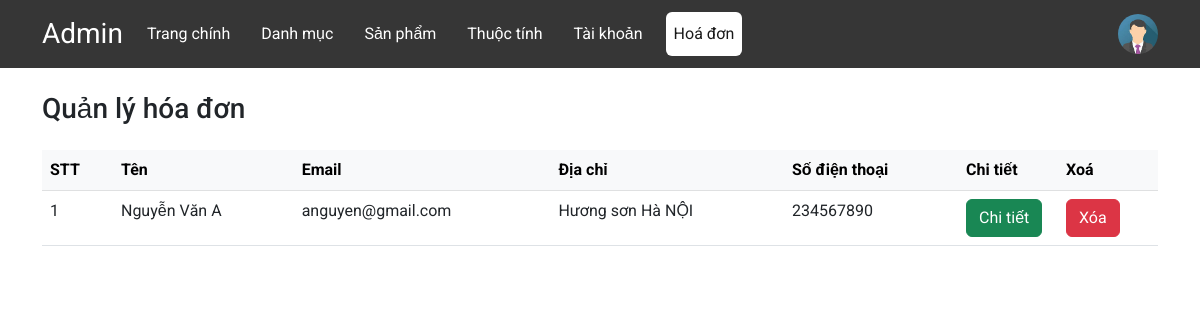
Screenshot of /admin/index.php?url=order with the database file from the repository.
### tables this page shows
CREATE TABLE `order` (
  `hd_id` int(11) NOT NULL,
  `kh_name` varchar(255) NOT NULL,
  `kh_email` varchar(255) NOT NULL,
  `kh_phone` varchar(255) NOT NULL,
  `kh_address` varchar(255) NOT NULL,
  `kh_content` text DEFAULT NULL,
  `kh_id` int(11) NOT NULL
);

### model/order.php (called while the page is built, shortened)
<?php
function orderAll(){
    $conn = connect();
    $stmt = $conn->prepare("SELECT *  FROM `order`");
    $stmt->execute();
    $stmt->setFetchMode(PDO::FETCH_ASSOC);
    $result = $stmt->fetchAll();
    return $result;
}
?>

### admin/views/order/index.php (the view)
<div class="container mt-4 warper" style="height: 550px ;">
  <div class="d-flex justify-content-between align-items-center">
    <h3>Quản lý hóa đơn</h3>
  </div>
  <table class="table mt-3">
    <thead class="table-light">
      <tr>
        <th scope="col">STT</th>
        <th scope="col">Tên</th>
        <th scope="col">Email</th>
        <th scope="col">Địa chỉ</th>
        <th scope="col">Số điện thoại</th>
        <th scope="col text-center" width="100px">Chi tiết</th>
        <th scope="col text-center" width="100px">Xoá</th>
      </tr>
    </thead>
    <tbody>
      <?php
            $index = 1; foreach( $order as $item){  ?>
      <tr>
        <td><?= $index++?></td>
        <td><?=$item['kh_name']?></td>
        <td><?=$item['kh_email']?></td>
        <td><?=$item['kh_address']?></td>
        <td><?=$item['kh_phone']?></td>
        <td>
          <a href="index.php?url=order-detail&id=<?=$item['hd_id']?>" class="btn btn-success">Chi tiết</a>
        </td>
        <td>
          <a onclick="return confirm('Bạn có muốn xoá danh mục này ?')"
            href="index.php?url=order-delete-save&id=<?=$item['hd_id']?>" class="btn btn-danger">Xóa</a>
        </td>
      </tr>
      <?php } ?>
    </tbody>
  </table>
</div>

### admin/views/style.css (style rules this page uses)
* { margin: 0; padding: 0; box-sizing: border-box; }
body { font-family: "Roboto", sans-serif; }
.warper { height: 600px; }

### rows the page displays
order: kh_name "Nguyễn Văn A", kh_email "anguyen@gmail.com", kh_address "Hương sơn Hà NỘI", kh_phone "234567890"

### other values shown
$value[ "name"] "Trang chính"
$value[ "name"] "Danh mục"
$value[ "name"] "Sản phẩm"
$value[ "name"] "Thuộc tính"
$value[ "name"] "Tài khoản"
$value[ "name"] "Hoá đơn"
